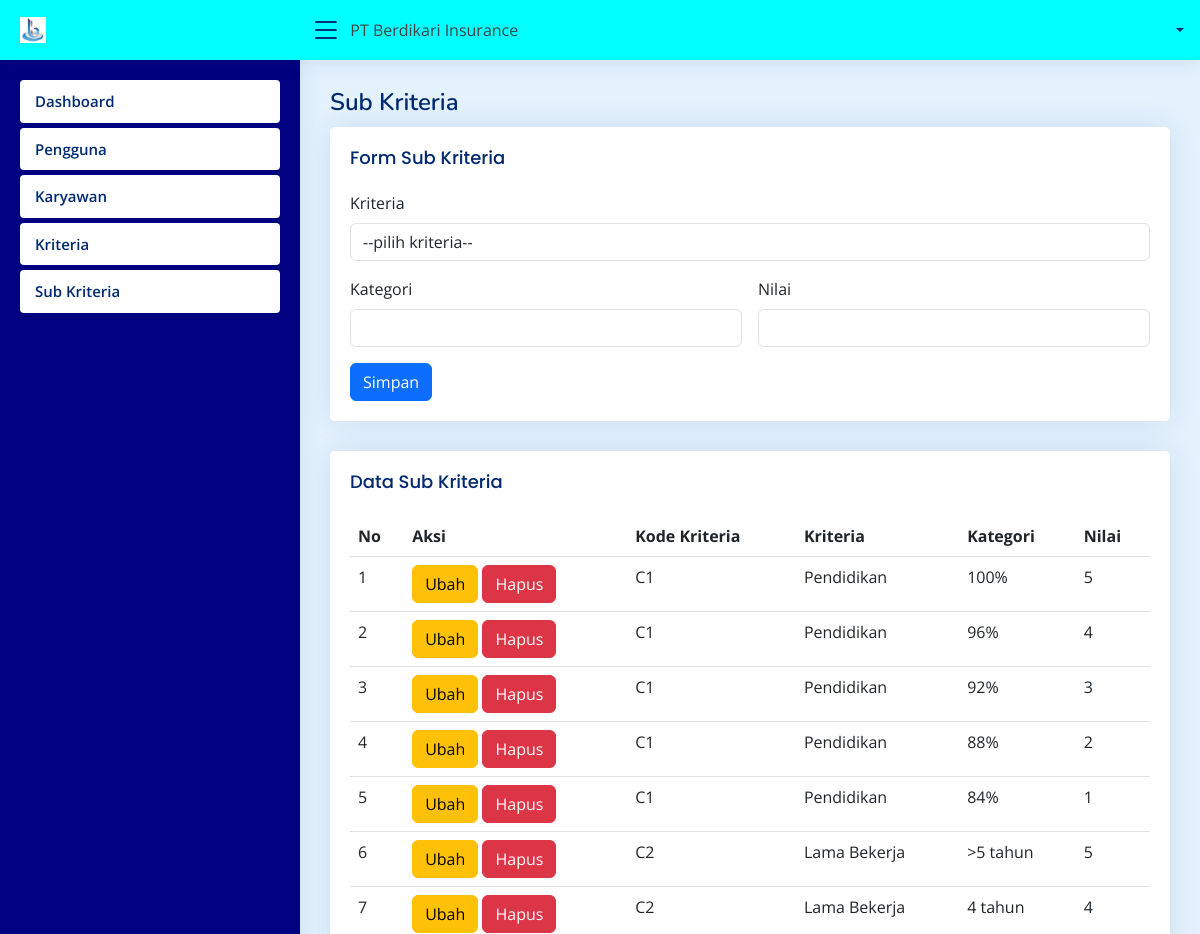
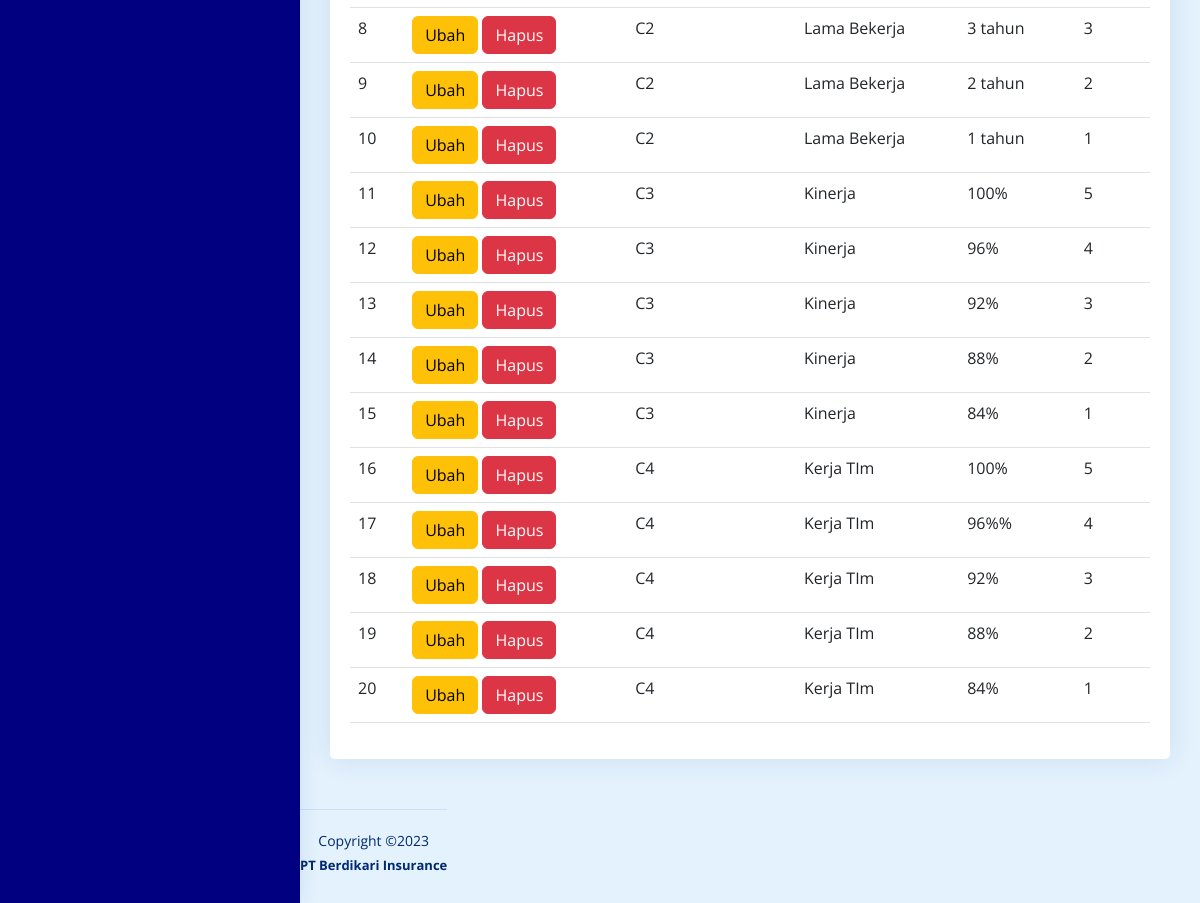
The app's page /admin/sub_kriteria.php with its own data (2 pictures, top to bottom).
### tables this page shows
CREATE TABLE `sub_kriteria` (
  `id_sub_kriteria` int(11) NOT NULL,
  `id_kriteria` int(11) NOT NULL,
  `kategori` varchar(35) NOT NULL,
  `nilai` double NOT NULL
);

CREATE TABLE `kriteria` (
  `id_kriteria` int(11) NOT NULL,
  `kode_kriteria` varchar(5) NOT NULL,
  `nama_kriteria` varchar(35) NOT NULL,
  `bobot_kriteria` double NOT NULL,
  `jenis` enum('Cost','Benefit') NOT NULL
);

### koneksi.php (called while the page is built, shortened)
<?php
$no = 1;
?>

### admin/sub_kriteria.php (the view, shortened to what this page needs)
<?php require_once "header.php";
?>
  <main id="main" class="main">
    <div class="pagetitle">
      <h1>Sub Kriteria</h1>
    </div>
    <section class="section">
      <div class="row">
        <div class="col-lg-12">
          <div class="card">
            <div class="card-body">
              <h5 class="card-title">Form Sub Kriteria</h5>
              <form class="row g-3" method="POST">
                <div class="col-12">
                  <label class="form-label">Kriteria</label>
                  <select name="id_kriteria" class="form-control" required>
                      <option value="">--pilih kriteria--
                      </option>
                  </select>
                </div>
                <div class="col-6">
                  <label class="form-label">Kategori</label>
                  <input type="text" name="kategori" class="form-control" value="<?php if(isset($_GET['ubah'])){ echo $data['kategori']; } ?>" placeholder="">
                </div>
                <div class="col-6">
                  <label class="form-label">Nilai</label>
                  <input type="text" name="nilai" class="form-control" onkeypress="return isNumberKey(event)" value="<?php if(isset($_GET['ubah'])){ echo $data['nilai']; } ?>" placeholder="">
                </div>
                <div class="text-lef">
                  <button type="submit" name="<?php if(isset($_GET['ubah'])){ echo "ubah"; }else{ echo "simpan"; } ?>" class="btn btn-primary">Simpan</button>
                </div>
              </form>
            </div>
          </div>
        </div>
        <div class="col-lg-12">
          <div class="card">
            <div class="card-body">
              <h5 class="card-title">Data Sub Kriteria</h5>
              <table class="table datatable">
                <thead>
                  <tr>
                    <th scope="col">No</th>
                    <th scope="col">Aksi</th>
                    <th scope="col">Kode Kriteria</th>
                    <th scope="col">Kriteria</th>
                    <th scope="col">Kategori</th>
                    <th scope="col">Nilai</th>
                  </tr>
                </thead>
                <tbody>
                  <?php
                  $sql = mysqli_query($k, "SELECT * FROM kriteria inner join sub_kriteria on sub_kriteria.id_kriteria=kriteria.id_kriteria");
                  while($data = mysqli_fetch_array($sql)){
                  ?>
                  <tr>
                    <td scope="row"><?= $no++; ?></td>
                    <th scope="row">
                      <a href="?ubah&id_sub_kriteria=<?= $data['id_sub_kriteria'] ?>"><button class="btn btn-warning">Ubah</button></a>
                      <a href="?hapus&id_sub_kriteria=<?= $data['id_sub_kriteria'] ?>" onclick="return confirm('Hapus?')"><button class="btn btn-danger">Hapus</button></a>
                    </th>
                    <td scope="row"><?= $data['kode_kriteria']; ?></td>
                    <td scope="row"><?= $data['nama_kriteria']; ?></td>
                    <td scope="row"><?= $data['kategori']; ?></td>
                    <td scope="row"><?= $data['nilai']; ?></td>
                  </tr>
                  <?php } ?>
                </tbody>
              </table>
            </div>
          </div>
        </div>
      </div>
    </section>
  </main>
<?php require_once "footer.php";

### assets/css/style.css (style rules this page uses)
:root { scroll-behavior: smooth; }
body { font-family: "Open Sans", sans-serif; background: #f6f9ff; color: #444444; }
a { color: #4154f1; text-decoration: none; }
h1, h2, h3, h4, h5, h6 { font-family: "Nunito", sans-serif; }
#main { margin-top: 60px; padding: 20px 30px; transition: all 0.3s; }
.pagetitle { margin-bottom: 10px; }
.pagetitle h1 { font-size: 24px; margin-bottom: 0; font-weight: 600; color: #012970; }
.card { margin-bottom: 30px; border: none; border-radius: 5px; box-shadow: 0px 0 30px rgba(1, 41, 112, 0.1); }
.card-title { padding: 20px 0 15px 0; font-size: 18px; font-weight: 500; color: #012970; font-family: "Poppins", sans-serif; }
.card-body { padding: 0 20px 20px 20px; }
@media (min-width: 1200px) { #main, #footer { margin-left: 300px; } }

### records on screen
sub_kriteria: id_kriteria.kode_kriteria "C1", id_kriteria.nama_kriteria "Pendidikan", kategori "100%", nilai "5"
sub_kriteria: id_kriteria.kode_kriteria "C1", id_kriteria.nama_kriteria "Pendidikan", kategori "96%", nilai "4"
sub_kriteria: id_kriteria.kode_kriteria "C1", id_kriteria.nama_kriteria "Pendidikan", kategori "92%", nilai "3"
sub_kriteria: id_kriteria.kode_kriteria "C1", id_kriteria.nama_kriteria "Pendidikan", kategori "88%", nilai "2"
sub_kriteria: id_kriteria.kode_kriteria "C1", id_kriteria.nama_kriteria "Pendidikan", kategori "84%", nilai "1"
sub_kriteria: id_kriteria.kode_kriteria "C2", id_kriteria.nama_kriteria "Lama Bekerja", kategori ">5 tahun", nilai "5"
sub_kriteria: id_kriteria.kode_kriteria "C2", id_kriteria.nama_kriteria "Lama Bekerja", kategori "4 tahun", nilai "4"
sub_kriteria: id_kriteria.kode_kriteria "C2", id_kriteria.nama_kriteria "Lama Bekerja", kategori "3 tahun", nilai "3"
sub_kriteria: id_kriteria.kode_kriteria "C2", id_kriteria.nama_kriteria "Lama Bekerja", kategori "2 tahun", nilai "2"
sub_kriteria: id_kriteria.kode_kriteria "C2", id_kriteria.nama_kriteria "Lama Bekerja", kategori "1 tahun", nilai "1"
sub_kriteria: id_kriteria.kode_kriteria "C3", id_kriteria.nama_kriteria "Kinerja", kategori "100%", nilai "5"
sub_kriteria: id_kriteria.kode_kriteria "C3", id_kriteria.nama_kriteria "Kinerja", kategori "96%", nilai "4"
sub_kriteria: id_kriteria.kode_kriteria "C3", id_kriteria.nama_kriteria "Kinerja", kategori "92%", nilai "3"
sub_kriteria: id_kriteria.kode_kriteria "C3", id_kriteria.nama_kriteria "Kinerja", kategori "88%", nilai "2"
sub_kriteria: id_kriteria.kode_kriteria "C3", id_kriteria.nama_kriteria "Kinerja", kategori "84%", nilai "1"
sub_kriteria: id_kriteria.kode_kriteria "C4", id_kriteria.nama_kriteria "Kerja TIm", kategori "100%", nilai "5"
sub_kriteria: id_kriteria.kode_kriteria "C4", id_kriteria.nama_kriteria "Kerja TIm", kategori "96%%", nilai "4"
sub_kriteria: id_kriteria.kode_kriteria "C4", id_kriteria.nama_kriteria "Kerja TIm", kategori "92%", nilai "3"
sub_kriteria: id_kriteria.kode_kriteria "C4", id_kriteria.nama_kriteria "Kerja TIm", kategori "88%", nilai "2"
sub_kriteria: id_kriteria.kode_kriteria "C4", id_kriteria.nama_kriteria "Kerja TIm", kategori "84%", nilai "1"
